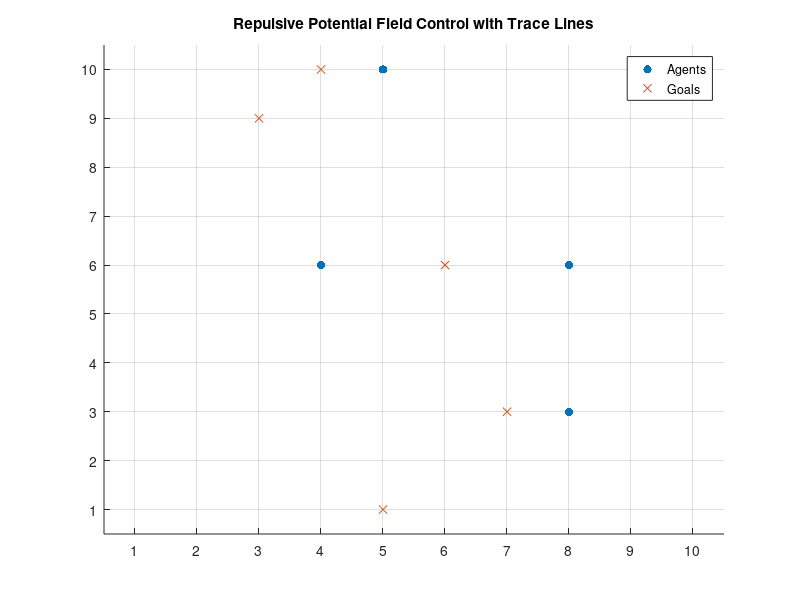

Recreate this plot in MATLAB. (Note: this script raises an error after producing the figure.)
clc; clear; close all;

% Parameters
numAgents = 5;                  % Number of agents
gridSize = 10;                  % Size of the grid (10x10)
maxTimesteps = 100;             % Maximum number of timesteps
epsilon = 0.1;                  % Small constant to avoid division by zero
k_attr = 1;                     % Attraction scaling factor
k_rep = 2;                      % Repulsion scaling factor
threshold = 2;                  % Distance threshold for repulsion

% Initialize Agents and Goals
agents = randi([1 gridSize], numAgents, 2); % Initial positions [x, y]
goals = randi([1 gridSize], numAgents, 2);  % Goal positions [x, y]
traces = cell(numAgents, 1);               % Store paths for trace lines

for i = 1:numAgents
    traces{i} = agents(i, :); % Initialize traces with starting positions
end

% Visualization Setup
figure;
hold on;
hAgents = scatter(agents(:, 1), agents(:, 2), 'filled');
hGoals = scatter(goals(:, 1), goals(:, 2), 'x');
xlim([0.5, gridSize + 0.5]);
ylim([0.5, gridSize + 0.5]);
grid on;
set(gca, 'XTick', 1:gridSize, 'YTick', 1:gridSize);
title('Repulsive Potential Field Control with Trace Lines');
legend('Agents', 'Goals');

% Plot Trace Lines
tracePlots = gobjects(numAgents, 1);
for i = 1:numAgents
    tracePlots(i) = plot(traces{i}(:, 1), traces{i}(:, 2), '-');
end

% Simulation Loop
for t = 1:maxTimesteps
    % Initialize new positions
    newPositions = agents;
    
    for i = 1:numAgents
        % If the agent has reached its goal, skip it
        if isequal(agents(i, :), goals(i, :))
            continue;
        end
        
        % Compute Attractive Potential
        attraction = k_attr * (goals(i, :) - agents(i, :));
        if norm(attraction) > 0
            attraction = attraction / norm(attraction); % Normalize
        end
        
        % Compute Repulsive Potential
        repulsion = [0, 0];
        for j = 1:numAgents
            if i ~= j
                diff = agents(i, :) - agents(j, :);
                dist = norm(diff);
                if dist < threshold && dist > 0 % Repulsion if within threshold
                    repulsion = repulsion + k_rep * diff / (dist^2 + epsilon);
                end
            end
        end
        
        % Normalize repulsion if it exists
        if norm(repulsion) > 0
            repulsion = repulsion / norm(repulsion);
        end
        
        % Total Control Input
        control = attraction + repulsion;
        if norm(control) > 0
            control = round(control / norm(control)); % Quantize to grid directions
        end
        
        % Update Position
        nextPosition = agents(i, :) + control;
        
        % Ensure new position is within bounds
        if all(nextPosition > 0 & nextPosition <= gridSize)
            newPositions(i, :) = nextPosition;
        end
    end
    
    % Check for collisions and resolve them
    for i = 1:numAgents
        conflicting = find(ismember(newPositions, newPositions(i, :), 'rows'));
        if numel(conflicting) > 1
            % Revert to previous position if conflict occurs
            newPositions(conflicting, :) = agents(conflicting, :);
        end
    end
    
    % Update agent positions
    agents = newPositions;
    
    % Update Traces
    for i = 1:numAgents
        traces{i} = [traces{i}; agents(i, :)];
        set(tracePlots(i), 'XData', traces{i}(:, 1), 'YData', traces{i}(:, 2));
    end
    
    % Update Visualization
    hAgents.XData = agents(:, 1);
    hAgents.YData = agents(:, 2);
    pause(1); % Slower visualization
    
    % Check if all agents have reached their goals
    if all(agents == goals, 'all')
        title(sprintf('Simulation Complete at Timestep %d', t));
        break;
    end
end

title('Simulation Ended');
